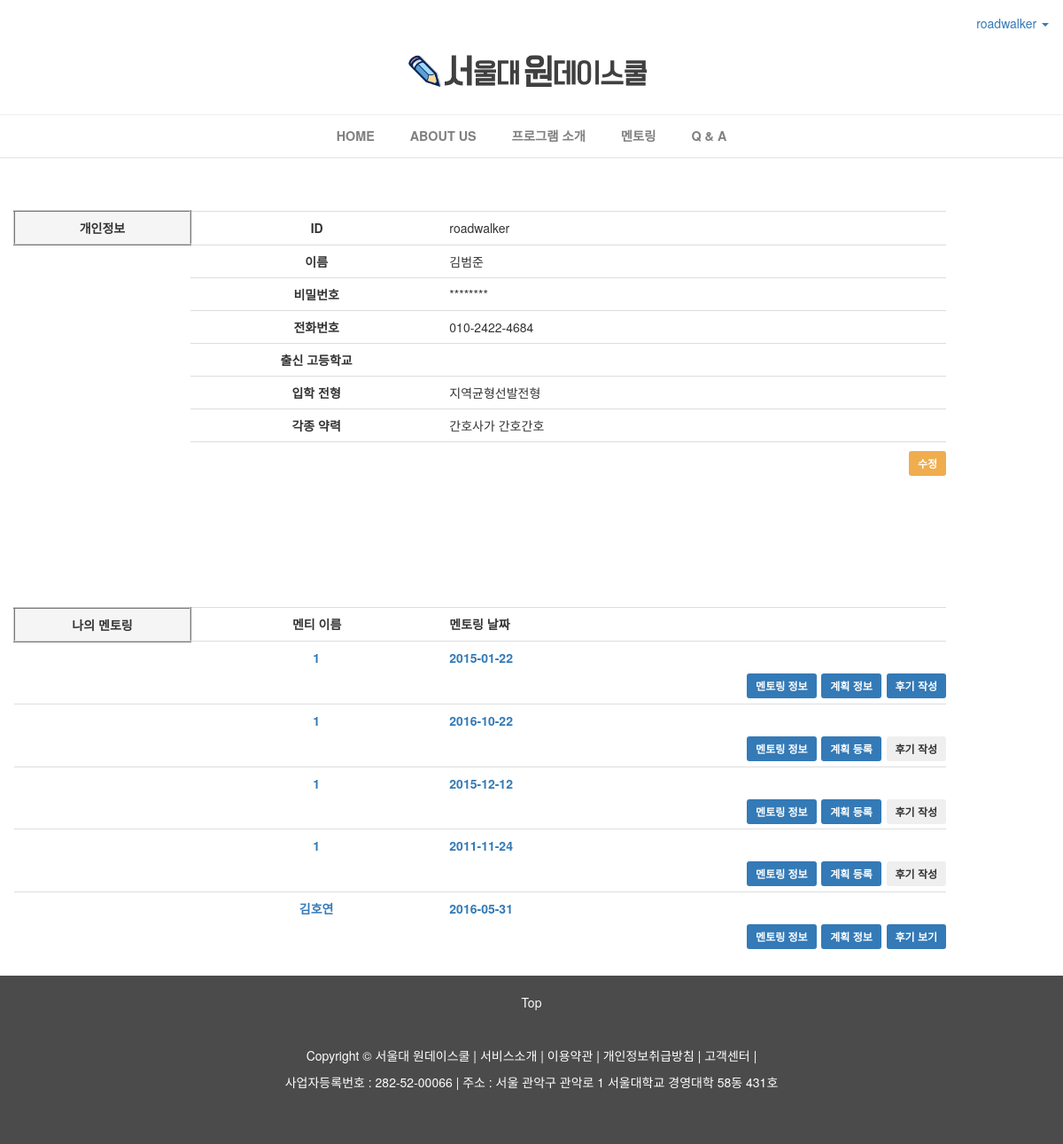
/accounts/profile/ (signed in), run on the app's committed database.
### accounts/models.py (models this page shows, shortened)
class Profile(models.Model):
    user = models.OneToOneField(settings.AUTH_USER_MODEL, on_delete=models.CASCADE)
    name = models.CharField(max_length=20, verbose_name='이름')
    major = models.CharField(max_length=40, choices=MAJOR_CHOICES, default='', verbose_name='전공', blank=True)
    phone = models.CharField(max_length=20, null=True, verbose_name='전화번호')
    admission_type = models.CharField(max_length=40, choices=ADMISSION_TYPE_CHOICES, default='', verbose_name='입학 전형')
    is_mentor = models.BooleanField(default=False)
    frequency = models.IntegerField(default=0)
    rating = models.FloatField(blank=True, default=0)
    highschool = models.CharField(blank=True, max_length=40, verbose_name='출신 고등학교')
    image = models.ImageField(blank=True, null=True, upload_to=random_name_upload_to, verbose_name='사진 업로드')
    intro = models.TextField(max_length=300, verbose_name='기타 약력')
    grade = models.CharField(max_length=20, verbose_name='학년')
    access_route = models.CharField(max_length=80, choices=ACCESS_ROUTE, verbose_name='가입경로')

### mentoring/models.py (models this page shows, shortened)
class Mentoring(models.Model):
    created_at = models.DateTimeField(auto_now_add=True)
    author = models.ForeignKey(settings.AUTH_USER_MODEL, default='1')
    acceptor = models.CharField(max_length=20, default='1', verbose_name='멘토 전화번호')
    capacity = models.PositiveSmallIntegerField(default=0)
    name = models.CharField(max_length=20, verbose_name='이름')
    area_highschool = models.CharField(max_length=40, verbose_name='지역/학교')
    grade = models.CharField(max_length=20, verbose_name='학년')
    phone_mentee = models.CharField(max_length=20, blank=True, verbose_name='학생 전화번호')
    phone_keeper = models.CharField(max_length=20, verbose_name='보호자 전화번호')
    date = models.CharField(max_length=20, verbose_name='희망 날짜')
    wannabe = models.CharField(max_length=40, verbose_name='장래희망')
    university = models.CharField(max_length=30, verbose_name='희망대학')
    rating = models.CharField(max_length=40, verbose_name='성적수준')
    will_to_study = models.CharField(max_length=30, choices=RATING_CHOICES, verbose_name='공부의욕')
    major1 = models.CharField(max_length=40, verbose_name='관심전공1')
    major2 = models.CharField(max_length=40, verbose_name='관심전공2')
    major3 = models.CharField(max_length=40, verbose_name='관심전공3')
    questions = models.TextField(max_length=2000, verbose_name='멘토링을 통해 멘토에게 답변 받고 싶은 질문')
    requirements = models.TextField(max_length=2000, verbose_name='멘토에게 바라는 점')
    is_recommended = models.PositiveSmallIntegerField(unique=True, blank=True, null=True)

### accounts/views.py (the view)
@login_required
def profile(request):
    user = get_object_or_404(User, pk=request.user.pk)
    profile = get_object_or_404(Profile, pk=request.user.profile.pk)
    mentoring_list = Mentoring.objects.all()
    mentoring_mine = []
    for mentoring in mentoring_list:
        if mentoring.author==request.user:
            mentoring_mine.append(mentoring)
        elif mentoring.acceptor==profile.phone:
            mentoring_mine.append(mentoring)
        else:
            pass
    if profile.is_mentor:
        return render(request, 'accounts/mentor_profile.html', {
            'user' : user,
            'profile' : profile,
            'mentoring_mine' : mentoring_mine,
            })
    else:
        return render(request, 'accounts/mentee_profile.html', {
            'user' : user,
            'profile' : profile,
            'mentoring_mine' : mentoring_mine,
            })

### accounts/templates/accounts/mentor_profile.html (shortened to what this page needs)
{% extends 'mentoring/base.html' %}
{% block content %}
<div class="container">
    <div class="row">
        <div class="table-responsive" style="width: 90%; margin-bottom: 10%;margin-top: 5%;">
                <table class="table">
                    <tbody>
                        <tr>
                            <th style="width: 7%;background-color:#f5f5f5;text-align: center;border : 2px ridge #cccccc;"><b>개인정보</b></th>
                            <th id="left_cell"><b>ID</b></th>
                            <th id="right_cell">{{user.username}}</th>
                        </tr>
                        <tr>
                            <th></th>
                            <th id="left_cell"><b>이름</b></th>
                            <th id="right_cell">{{profile.name}}</th>
                        </tr>
                        <tr>
                            <th style="border-top: none;"></th>
                            <th id="left_cell"><b>비밀번호</b></th>
                            <th id="right_cell">********</th>
                        </tr>
                        <tr>
                            <th style="border-top: none;"></th>
                            <th id="left_cell"><b>전화번호</b></th>
                            <th id="right_cell">{{profile.phone}}</th>
                        </tr>
                        <tr>
                            <th style="border-top: none;"></th>
                            <th id="left_cell"><b>출신 고등학교</b></th>
                            <th id="right_cell">{{profile.highschool}}</th>
                        </tr>
                        <tr>
                            <th style="border-top: none;"></th>
                            <th id="left_cell"><b>입학 전형</b></th>
                            <th id="right_cell">{{profile.admission_type}}</th>
                        </tr>
                        <tr>
                            <th style="border-top: none;"></th>
                            <th id="left_cell"><b>각종 약력</b></th>
                            <th id="right_cell">{{profile.intro}}</th>
                        </tr>
                        <tr>
                            <th style="border-top: none;"></th>
                            <th></th>
                            <th style="width: 2%;border:; padding: 1% 0 1% 5%"><a href="{% url 'profile_edit' %}"><button class="btn-sm btn-warning" style="border:none;float:right;font-weight:bolder;">수정</button></a></th>
                        </tr>
                    </tbody>
                </table>
            </div>
        <div class="table-responsive" style="width: 90%;display: inline-block;">
                <table class="table">
                    <tbody>
                        <tr>
                            <th style="width: 7%;background-color:#f5f5f5;text-align: center;border : 2px ridge #cccccc;"><b>나의 멘토링</b></th>
                            <th id="left_cell" style="font-weight: bold;">멘티 이름</th>
                            <th id="right_cell"style="font-weight: bold;">멘토링 날짜</th>
                        </tr>
                        {% for mentoring in mentoring_mine %}
                            <tr>
                                <th></th>
                                <th id="left_cell"><a href="{% url 'mentoring_detail' mentoring.pk %}" style="text-decoration: none;">{{mentoring.name}}</a></th>
                                <th id="right_cell"style="min-width: 0px;"><a href="{% url 'mentoring_detail' mentoring.pk %}"style="text-decoration: none;font-weight: bold;">{{mentoring.date}}</a>
                                </th>
                            </tr>
                            <tr>
                                <th style="border-top: none;"></th>
                                <th style="border-top: none;"></th>
                                <th style="border-top: none; padding: 0 0 0 0;">
                                {% if mentoring.plan %}
                                    {% if mentoring.mentorfeedback %}
                                    <a href="{% url 'mentorfeedback_detail' mentoring.pk %}"><button class="btn-sm btn-primary" style="border:none;float:right;font-weight:bold;margin: 0 0 1% 1%;">후기 보기</button></a>
                                    <a href="{% url 'plan_detail' pk=mentoring.pk %}"><button class="btn-sm btn-primary" style="border:none;float:right;font-weight:bold;margin: 0 0 1% 1%;">계획 정보</button></a>
                                    <a href="{% url 'mentoring_detail' pk=mentoring.pk %}"><button class="btn-sm btn-primary" style="border:none;float:right;font-weight:bold;margin: 0 0 1% 1%;">멘토링 정보</button></a>
                                    {% else %}
                                    <a href="{% url 'mentorfeedback_new' mentoring.pk %}"><button class="btn-sm btn-primary" style="border:none;float:right;font-weight:bold;margin: 0 0 1% 1%;">후기 작성</button></a>
                                    <a href="{% url 'plan_detail' pk=mentoring.pk %}"><button class="btn-sm btn-primary" style="border:none;float:right;font-weight:bold;margin: 0 0 1% 1%;">계획 정보</button></a>
                                    <a href="{% url 'mentoring_detail' pk=mentoring.pk %}"><button class="btn-sm btn-primary" style="border:none;float:right;font-weight:bold;margin: 0 0 1% 1%;">멘토링 정보</button></a>
                                    {% endif %}
                                {% else %}
                                    <button class="btn-sm disabled" style="border:none;float:right;font-weight:bold;margin: 0 0 1% 1%;">후기 작성</button>
                                    <a href="{% url 'plan_new' pk=mentoring.pk %}"><button class="btn-sm btn-primary" style="border:none;float:right;font-weight:bold;margin: 0 0 1% 1%;">계획 등록</button></a>
                                    <a href="{% url 'mentoring_detail' pk=mentoring.pk %}"><button class="btn-sm btn-primary" style="border:none;float:right;font-weight:bold;margin: 0 0 1% 1%;">멘토링 정보</button></a>
                                {% endif %}
                                </th>
                            </tr>
                        {% endfor %}
                    </tbody>
                </table>
        </div>
    </div>
</div>
{% endblock %}

### mentoring/templates/mentoring/base.html (shortened to what this page needs)
{% load staticfiles %}
<!DOCTYPE html>
<html lang="en">
<head>
    <link rel="stylesheet" href="{% static 'bootstrap-3.3.6/css/bootstrap.min.css' %}" />
    <link rel="stylesheet" href="https://maxcdn.bootstrapcdn.com/font-awesome/4.5.0/css/font-awesome.min.css">
</head>
<body style="min-width: 700px;">
    <nav id="top_nav" class="navbar" role="navigation" style="z-index:100;height:3vw;margin-bottom: 0px;background-color:white;">
        <div id="container">
            <div class="collapse navbar-collapse" style="text-align: center;width: 20%;float: right;" id="bs-example-navbar-collapse-1">
                {% if user.is_authenticated %}
                <ul class="nav navbar-nav navbar-right">
                    <li class="dropdown">
                        <a href="#" class="dropdown-toggle" data-toggle="dropdown">{{ user }} <b class="caret"></b></a>
                    </li>
                </ul>
                {% endif %}
            </div>
        </div>
    </nav>
    <div class="logo_wrapper" style="background-color: white;">
      <div id="logo_div">
        <div class="outer">
          <div class="inner">
            <div class="centered">
        <a href="/" style="display: block;font-size: 0;line-height: 0;"><img src='{% static 'img/sharpa_logo_3.png' %}' style="width: 30%;height: auto; margin: 0 40% 0 36.3%;display: block;font-size: 0;line-height: 0;"/></a>
            </div>
          </div>
        </div>
      </div>
    </div>
    <hr style="background-color: white;" />
      <nav class="navbar" data-spy="affix" data-offset-top="130"style="margin: 0 0 0 0;min-height: 0;" >
        <div id="menu_bar" style="background-color:white;float:center;text-align: center;" >
          <a href="/"><div id="menu"><b>HOME</b></div></a>
          <a href="/intro"><div id="menu"><b>ABOUT US</b></div></a>
          <a href="/program_info"><div id="menu"><b>프로그램 소개</b></div></a>
          <a href="/mentoring/new"><div id="menu"><b>멘토링</b></div></a>
          <a href="/Q&A"><div id="menu"><b>Q & A</b></div></a>
        </div>
      </nav>
      <hr>
      <hr>
{% block content %}
{% endblock %}
<footer class="text-center">
  <div class="a">
      <a href="#" style="color: rgba(254,254,254,1); text-decoration: none;">Top</a>
  </div>
  <br><br>
  <p>Copyright &copy;
    <a href="/intro">서울대 원데이스쿨</a> |
    <a href="/program_info">서비스소개</a> |
    <a href="/access_terms">이용약관</a> |
    <a href="/personal_info_terms">개인정보취급방침</a> |
    <a href="/Q&A">고객센터</a> |</p>
  <p>사업자등록번호 : 282-52-00066 | 주소 : 서울 관악구 관악로 1 서울대학교 경영대학 58동 431호</p>
</footer>
</body>
</html>

### accounts/templates/accounts/mentor_profile.html (style rules this page uses)
#left_cell { text-align: center; width: 10%; }
#right_cell { text-align: left; font-weight: lighter; width: 20%; }

### mentoring/templates/mentoring/base.html (style rules this page uses)
hr { margin : 0 0 0 0; }
#menu_bar { width: 100%; max-height: 300px; text-align: center; opacity: 0.9; }
#menu_bar #menu { position: relative; padding: 1% 1.5% 1% 1.5%; display: inline-block; font-size: 1.2vw; text-decoration: none; color : #737373; }
footer { clear:both; background-color: rgba(75,75,75,1); color:rgba(254,254,254,1); padding: 20px 0 50px 0; }
footer p a { color:rgba(254,254,254,1); }

### data on the page
Profile: name "김범준", phone "010-2422-4684", admission_type "지역균형선발전형", intro "간호사가 간호간호"
Mentoring: name "1", date "2015-01-22", shows "후기 작성"
Mentoring: name "1", date "2016-10-22", shows "후기 작성"
Mentoring: name "1", date "2015-12-12", shows "후기 작성"
Mentoring: name "1", date "2011-11-24", shows "후기 작성"
Mentoring: name "김호연", date "2016-05-31", shows "후기 보기"

### other printed values
{{ user }} "roadwalker"
{{ user.username }} "roadwalker"
